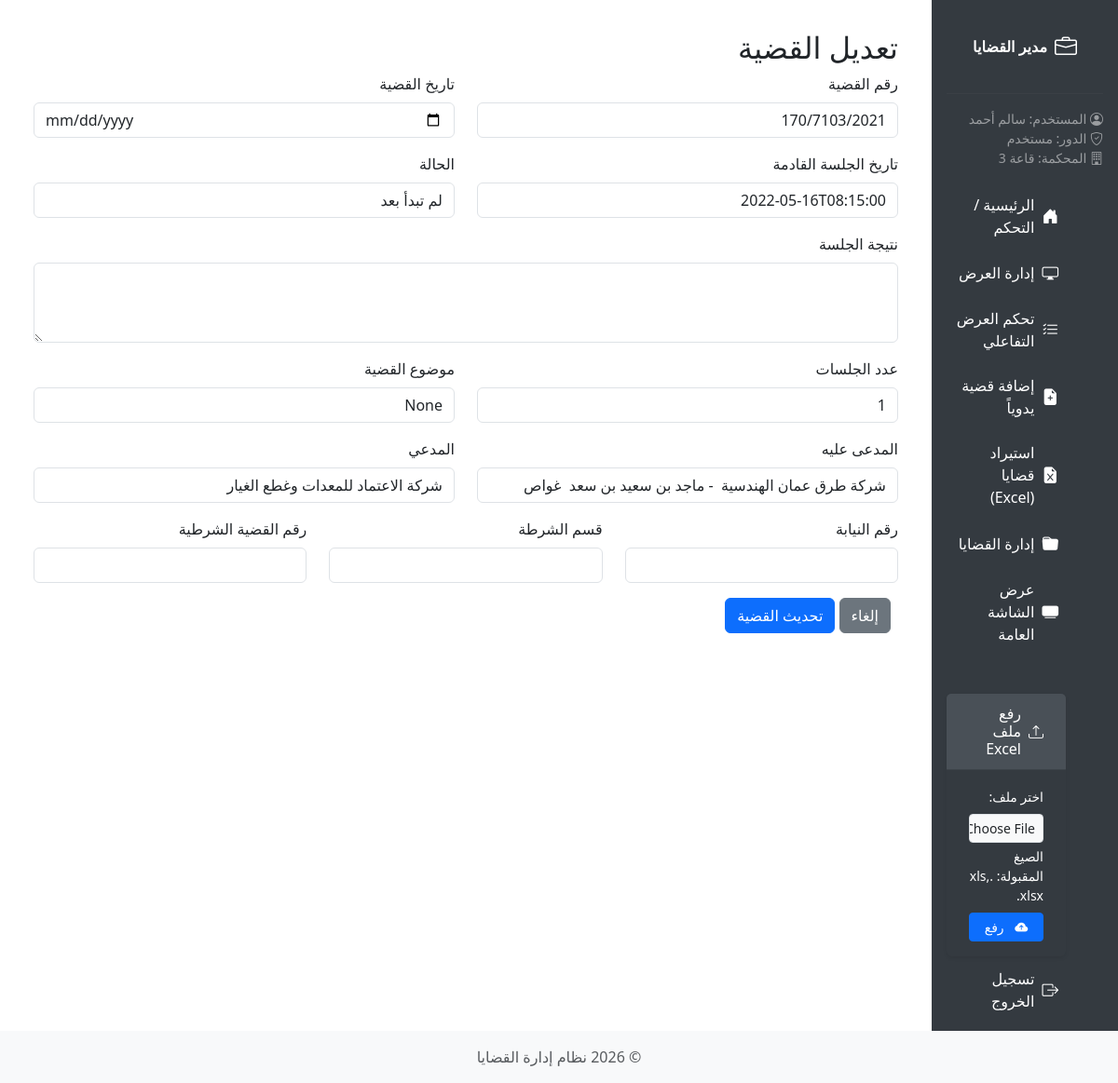
Screenshot of /edit_case/28 (signed in) with the database file from the repository.
### app/models/models.py (models this page shows)
class User(UserMixin, db.Model):
    __tablename__ = 'tbluser'
    id = db.Column(db.Integer, primary_key=True)
    username = db.Column(db.String(80), nullable=False)
    password = db.Column(db.String(120), nullable=False)
    name = db.Column(db.String(100), nullable=False)
    email = db.Column(db.String(120), nullable=False)
    tel = db.Column(db.String(20), nullable=False)
    is_admin = db.Column(db.Boolean, default=False)
    court_id = db.Column(db.Integer, db.ForeignKey('tblcourt.id', ondelete='SET NULL', name='fk_user_court'), nullable=True)
    cases = db.relationship('Case', backref='user', lazy=True)
    __table_args__ = (
        db.UniqueConstraint('username', name='uq_user_username'),
        db.UniqueConstraint('email', name='uq_user_email')
    )

class Court(db.Model):
    __tablename__ = 'tblcourt'
    id = db.Column(db.Integer, primary_key=True)
    name = db.Column(db.String(100), nullable=False, unique=True)
    description = db.Column(db.Text, nullable=True)
    is_active = db.Column(db.Boolean, default=True)
    users = db.relationship('User', backref='court', lazy=True)
    cases = db.relationship('Case', backref='court', lazy=True)
    __table_args__ = (
        db.UniqueConstraint('name', name='uq_court_name'),
    )

class Case(db.Model):
    __tablename__ = 'tblcase'
    id = db.Column(db.Integer, primary_key=True)
    user_id = db.Column(db.Integer, db.ForeignKey('tbluser.id', ondelete='SET NULL'), nullable=True)
    case_number = db.Column(db.String(50), nullable=False)
    case_date = db.Column(db.Date, nullable=True)
    added_date = db.Column(db.DateTime, default=datetime.utcnow)
    c_order = db.Column(db.Integer, nullable=False)
    next_session_date = db.Column(db.String(100), nullable=True)
    session_result = db.Column(db.Text, nullable=True)
    num_sessions = db.Column(db.Integer, nullable=False, default=1)
    case_subject = db.Column(db.String(200), nullable=True)
    defendant = db.Column(db.String(100), nullable=True)
    plaintiff = db.Column(db.String(100), nullable=True)
    prosecution_number = db.Column(db.String(50), nullable=True)
    police_department = db.Column(db.String(150), nullable=True)
    police_case_number = db.Column(db.String(50), nullable=True)
    status = db.Column(SQLAlchemyEnum(CaseStatus), nullable=True, default=CaseStatus.inactive)
    court_id = db.Column(db.Integer, db.ForeignKey('tblcourt.id', ondelete='SET NULL', name='fk_case_court'), nullable=True)
    __table_args__ = (
        db.UniqueConstraint('court_id', 'case_number', name='uq_case_number_per_court'),
    )

### app/blueprints/cases/routes.py (the view, shortened to what this page needs)
@cases_bp.route('/edit_case/<int:case_id>', methods=['GET', 'POST'])
@login_required
def edit_case(case_id):
    if not current_user.court_id:
        flash('No court assigned to your account.', 'danger')
        return redirect(url_for('main.index'))
    case = Case.query.filter_by(id=case_id, court_id=current_user.court_id).first()
    if not case:
        flash('Case not found or access denied.', 'danger')
        return redirect(url_for('cases.list_cases'))
    return render_template('edit_case.html', case=case)

### app/blueprints/auth/routes.py (called while the page is built)
@login_manager.user_loader
def load_user(user_id):
    return db.session.get(User, int(user_id))

### app/templates/edit_case.html (shortened to what this page needs)
{% extends "base.html" %}
{% block content %}
<div class="container">
    <h2>تعديل القضية</h2>
    <form method="POST">
        <div class="row">
            <div class="col-md-6 mb-3">
                <label class="form-label">رقم القضية</label>
                <input type="text" name="case_number" class="form-control" value="{{ case.case_number }}" required>
            </div>
            <div class="col-md-6 mb-3">
                <label class="form-label">تاريخ القضية</label>
                <input type="date" name="case_date" class="form-control"
                    value="{{ case.case_date.strftime('%Y-%m-%d') if case.case_date else '' }}">
            </div>
        </div>
        <div class="row">
            <div class="col-md-6 mb-3">
                <label class="form-label">تاريخ الجلسة القادمة</label>
                <input type="text" name="next_session_date" class="form-control"
                    value="{{ case.next_session_date or '' }}">
            </div>
            <div class="col-md-6 mb-3">
                <label class="form-label">الحالة</label>
                <select name="status" class="form-control">
                    <option value="inactive" {{ 'selected' if case.status.value=='inactive' else '' }}>لم تبدأ بعد
                    </option>
                </select>
            </div>
        </div>
        <div class="mb-3">
            <label class="form-label">نتيجة الجلسة</label>
            <textarea name="session_result" class="form-control" rows="3" required>{{ case.session_result }}</textarea>
        </div>
        <div class="row">
            <div class="col-md-6 mb-3">
                <label class="form-label">عدد الجلسات</label>
                <input type="number" name="num_sessions" class="form-control" value="{{ case.num_sessions }}" required>
            </div>
            <div class="col-md-6 mb-3">
                <label class="form-label">موضوع القضية</label>
                <input type="text" name="case_subject" class="form-control" value="{{ case.case_subject }}" required>
            </div>
        </div>
        <div class="row">
            <div class="col-md-6 mb-3">
                <label class="form-label">المدعى عليه</label>
                <input type="text" name="defendant" class="form-control" value="{{ case.defendant }}" required>
            </div>
            <div class="col-md-6 mb-3">
                <label class="form-label">المدعي</label>
                <input type="text" name="plaintiff" class="form-control" value="{{ case.plaintiff }}" required>
            </div>
        </div>
        <div class="row">
            <div class="col-md-4 mb-3">
                <label class="form-label">رقم النيابة</label>
                <input type="text" name="prosecution_number" class="form-control" value="{{ case.prosecution_number }}"
                    required>
            </div>
            <div class="col-md-4 mb-3">
                <label class="form-label">قسم الشرطة</label>
                <input type="text" name="police_department" class="form-control" value="{{ case.police_department }}"
                    required>
            </div>
            <div class="col-md-4 mb-3">
                <label class="form-label">رقم القضية الشرطية</label>
                <input type="text" name="police_case_number" class="form-control" value="{{ case.police_case_number }}"
                    required>
            </div>
        </div>
        <div class="row">
            <div class="col-md-12 text-end">
                <a href="{{ url_for('cases.list_cases') }}" class="btn btn-secondary me-2">إلغاء</a>
                <button type="submit" class="btn btn-primary">تحديث القضية</button>
            </div>
        </div>
    </form>
</div>
{% endblock %}

### app/templates/base.html (shortened to what this page needs)
<!DOCTYPE html>
<html lang="ar" dir="rtl">
<head>
    <link href="https://cdn.jsdelivr.net/npm/bootstrap@5.3.0/dist/css/bootstrap.min.css" rel="stylesheet">
    <link href="https://cdn.jsdelivr.net/npm/bootstrap-icons@1.11.0/font/bootstrap-icons.css" rel="stylesheet">
    <link href="{{ url_for('static', filename='css/style.css') }}" rel="stylesheet">
</head>
<body>
    <div class="container-fluid">
        <div class="row">
            {% if current_user.is_authenticated %}
            <div class="col-md-3 col-lg-2 px-0 sidebar d-flex flex-column">
                <a class="navbar-brand p-3 text-white text-center" href="{{ url_for('main.index') }}">
                    <i class="bi bi-briefcase fs-4"></i>
                    <span>مدير القضايا</span>
                </a>
                <hr class="text-white mx-3">
                <div class="px-3 mb-3 text-white-50 small">
                    <div><i class="bi bi-person-circle"></i> المستخدم: {{ current_user.name }}</div>
                    <div><i class="bi bi-shield-check"></i> الدور: {% if current_user.is_admin %}مدير النظام{% else %}مستخدم{% endif %}</div>
                    {% if current_user.court %}
                    <div><i class="bi bi-building"></i> المحكمة: {{ current_user.court.name }}</div>
                    {% endif %}
                </div>
                <ul class="nav flex-column flex-grow-1">
                    <li class="nav-item">
                        <a class="nav-link {% if request.endpoint == 'main.index' or request.endpoint == 'main.control' %}active{% endif %}" href="{{ url_for('main.index') }}">
                            <i class="bi bi-house-door-fill"></i> <span>الرئيسية / التحكم</span>
                        </a>
                    </li>
                    <li class="nav-item">
                        <a class="nav-link {% if request.endpoint == 'display.manage_display' %}active{% endif %}" href="{{ url_for('display.manage_display') }}">
                            <i class="bi bi-display"></i> <span>إدارة العرض</span>
                        </a>
                    </li>
                    <li class="nav-item">
                        <a class="nav-link {% if request.endpoint == 'display.general_control' %}active{% endif %}" href="{{ url_for('display.general_control') }}">
                            <i class="bi bi-list-check"></i> <span>تحكم العرض التفاعلي</span>
                        </a>
                    </li>
                    <li class="nav-item">
                        <a class="nav-link {% if request.endpoint == 'cases.add_case' %}active{% endif %}" href="{{ url_for('cases.add_case') }}">
                            <i class="bi bi-file-earmark-plus-fill"></i> <span>إضافة قضية يدوياً</span>
                        </a>
                    </li>
                    <li class="nav-item">
                        <a class="nav-link {% if request.endpoint == 'main.list_files' %}active{% endif %}" href="{{ url_for('main.list_files') }}">
                            <i class="bi bi-file-earmark-excel-fill"></i> <span>استيراد قضايا (Excel)</span>
                        </a>
                    </li>
                    <li class="nav-item">
                        <a class="nav-link {% if request.endpoint == 'cases.list_cases' %}active{% endif %}" href="{{ url_for('cases.list_cases') }}">
                            <i class="bi bi-folder-fill"></i> <span>إدارة القضايا</span>
                        </a>
                    </li>
                    <li class="nav-item">
                        <a class="nav-link {% if request.endpoint == 'display.general' %}active{% endif %}" href="{{ url_for('display.general') }}" target="_blank">
                            <i class="bi bi-tv-fill"></i> <span>عرض الشاشة العامة</span>
                        </a>
                    </li>
                    {% if current_user.is_authenticated %}
                    <li class="nav-item mt-3" id="uploadFormContainer">
                         <div class="card mx-3" style="background-color:#343a40">
                            <div class="card-header text-white" style="background-color: #495057;">
                                <i class="bi bi-upload"></i> <h6 class="mb-0 d-inline">رفع ملف Excel</h6>
                            </div>
                            <div class="card-body">
                                <form id="uploadForm" action="{{ url_for('main.upload_file') }}" method="post" enctype="multipart/form-data">
                                    <div class="mb-2">
                                        <label for="excelFile" class="form-label small">اختر ملف:</label>
                                        <input class="form-control form-control-sm" type="file" id="excelFile" name="excelFile" accept=".xls,.xlsx" required>
                                        <div class="form-text small mt-1">الصيغ المقبولة: .xls, .xlsx</div>
                                    </div>
                                    <div class="d-grid">
                                        <button type="submit" class="btn btn-sm btn-primary">
                                             <i class="bi bi-cloud-arrow-up-fill"></i> <span>رفع</span>
                                         </button>
                                    </div>
                                </form>
                            </div>
                         </div>
                    </li>
                    {% endif %}
                    <li class="nav-item mt-auto mb-2">
                        <a class="nav-link" href="{{ url_for('auth.logout') }}">
                            <i class="bi bi-box-arrow-right"></i> <span>تسجيل الخروج</span>
                        </a>
                    </li>
                </ul>
            </div>
            <div class="col-md-9 col-lg-10 ms-sm-auto px-md-4 main-content">
            {% else %}
            <div class="col-12 main-content">
            {% endif %}
                {% block content %}{% endblock %}
            </div>
        </div>
    </div>
    <footer class="footer mt-auto py-3 bg-light">
        <div class="container text-center">
            <span class="text-muted">© {{ now.year }} نظام إدارة القضايا</span>
        </div>
    </footer>
</body>
</html>

### app/static/css/style.css (style rules this page uses)
.sidebar { min-height: 100vh; background: #343a40; }
.sidebar .nav-link { color: #ffffff !important; padding: 1rem; }
.sidebar .card { background-color: #343a40 !important; color: #ffffff; }
.sidebar .card-header { background-color: #495057 !important; color: #ffffff; }
.sidebar .card label, .sidebar .card .form-text { color: #ffffff !important; }
.main-content { padding: 20px; }
.card { box-shadow: 0 0.125rem 0.25rem rgba(0, 0, 0, 0.075); }

### app/templates/base.html (style rules this page uses)
body { direction: rtl; }
.sidebar { background-color: #343a40; min-height: 100vh; color: #adb5bd; padding-top: 1rem; }
.sidebar .nav-link { color: #000000; padding: 0.75rem 1.5rem; font-size: 1rem; display: flex; align-items: center; }
.sidebar .nav-link .bi { font-size: 1.1rem; }
.sidebar .navbar-brand { font-weight: bold; display: flex; align-items: center; justify-content: center; }
.sidebar hr { border-top: 1px solid rgba(255, 255, 255, 0.1); }
.main-content { padding: 2rem; }
.footer { background-color: #e9ecef; }
.sidebar .card { border: none; margin-top: 1.5rem; }
.sidebar .card-header { padding: 0.75rem 1.5rem; display: flex; align-items: center; }
.sidebar .card-body { padding: 1rem 1.5rem; }
.sidebar .card label { color: #adb5bd; }
.sidebar .card .form-text { color: #6c757d; }
.sidebar .nav-link .bi, .sidebar .card-header .bi, .sidebar .btn .bi { margin-left: 0.5rem; margin-right: 0; }
.sidebar .navbar-brand .bi { margin-left: 0.5rem; margin-right: 0; }

### rows the page displays
User: name "سالم أحمد"
Court: court.name "قاعة 3"
Case: case_number "170/7103/2021", next_session_date "2022-05-16T08:15:00", num_sessions "1", case_subject "None", defendant "شركة طرق عمان الهندسية - ماجد بن سعيد بن سعد غواص", plaintiff "شركة الاعتماد للمعدات وغطع الغيار"
